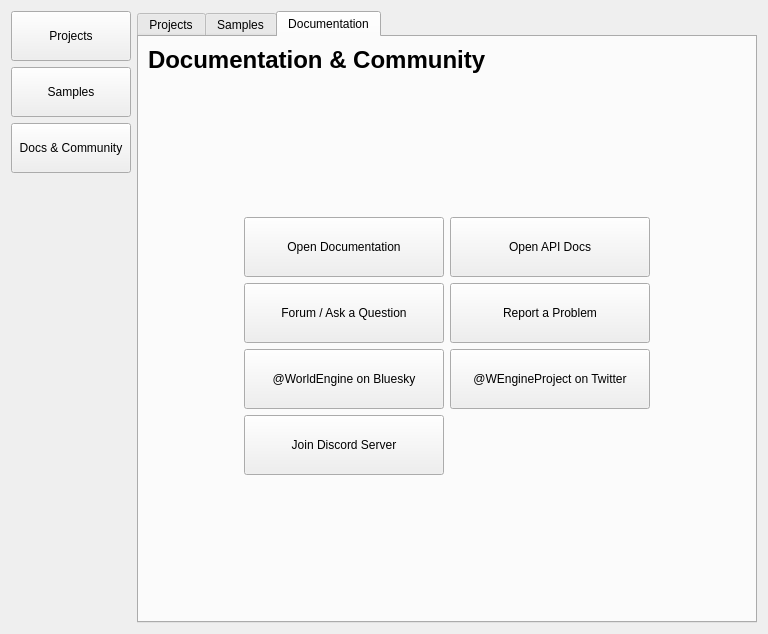
<?xml version="1.0" encoding="UTF-8"?>
<ui version="4.0">
 <class>WQtDashboardDlg</class>
 <widget class="QDialog" name="WQtDashboardDlg">
  <property name="geometry">
   <rect>
    <x>0</x>
    <y>0</y>
    <width>768</width>
    <height>634</height>
   </rect>
  </property>
  <property name="windowTitle">
   <string>Dashboard</string>
  </property>
  <property name="windowIcon">
   <iconset resource="../../../Tools/Libs/GuiFoundation/QtResources/resources.qrc">
    <normaloff>:/GuiFoundation/W-logo.svg</normaloff>:/GuiFoundation/W-logo.svg</iconset>
  </property>
  <layout class="QHBoxLayout" name="horizontalLayout_2">
   <item>
    <layout class="QVBoxLayout" name="verticalLayout_5">
     <item>
      <widget class="QPushButton" name="ProjectsTab">
       <property name="minimumSize">
        <size>
         <width>120</width>
         <height>50</height>
        </size>
       </property>
       <property name="text">
        <string>Projects</string>
       </property>
       <property name="checkable">
        <bool>true</bool>
       </property>
       <property name="autoDefault">
        <bool>false</bool>
       </property>
       <property name="flat">
        <bool>false</bool>
       </property>
      </widget>
     </item>
     <item>
      <widget class="QPushButton" name="SamplesTab">
       <property name="minimumSize">
        <size>
         <width>120</width>
         <height>50</height>
        </size>
       </property>
       <property name="text">
        <string>Samples</string>
       </property>
       <property name="checkable">
        <bool>true</bool>
       </property>
       <property name="autoDefault">
        <bool>false</bool>
       </property>
       <property name="flat">
        <bool>false</bool>
       </property>
      </widget>
     </item>
     <item>
      <widget class="QPushButton" name="DocumentationTab">
       <property name="minimumSize">
        <size>
         <width>120</width>
         <height>50</height>
        </size>
       </property>
       <property name="text">
        <string>Docs &amp;&amp; Community</string>
       </property>
       <property name="checkable">
        <bool>true</bool>
       </property>
       <property name="autoDefault">
        <bool>false</bool>
       </property>
       <property name="flat">
        <bool>false</bool>
       </property>
      </widget>
     </item>
     <item>
      <spacer name="verticalSpacer_3">
       <property name="orientation">
        <enum>Qt::Vertical</enum>
       </property>
       <property name="sizeHint" stdset="0">
        <size>
         <width>20</width>
         <height>40</height>
        </size>
       </property>
      </spacer>
     </item>
    </layout>
   </item>
   <item>
    <widget class="QTabWidget" name="TabArea">
     <property name="currentIndex">
      <number>2</number>
     </property>
     <property name="documentMode">
      <bool>false</bool>
     </property>
     <widget class="QWidget" name="tab">
      <attribute name="title">
       <string>Projects</string>
      </attribute>
      <layout class="QVBoxLayout" name="verticalLayout">
       <item>
        <layout class="QHBoxLayout" name="horizontalLayout">
         <item>
          <widget class="QLabel" name="label">
           <property name="text">
            <string>&lt;html&gt;&lt;head/&gt;&lt;body&gt;&lt;p&gt;&lt;span style=&quot; font-size:18pt; font-weight:600;&quot;&gt;Projects&lt;/span&gt;&lt;/p&gt;&lt;/body&gt;&lt;/html&gt;</string>
           </property>
          </widget>
         </item>
         <item>
          <spacer name="horizontalSpacer">
           <property name="orientation">
            <enum>Qt::Horizontal</enum>
           </property>
           <property name="sizeHint" stdset="0">
            <size>
             <width>40</width>
             <height>20</height>
            </size>
           </property>
          </spacer>
         </item>
         <item>
          <widget class="QPushButton" name="BrowseProject">
           <property name="text">
            <string>Browse...</string>
           </property>
           <property name="icon">
            <iconset resource="../../../Tools/Libs/GuiFoundation/QtResources/resources.qrc">
             <normaloff>:/GuiFoundation/Icons/OpenFolder.svg</normaloff>:/GuiFoundation/Icons/OpenFolder.svg</iconset>
           </property>
           <property name="autoDefault">
            <bool>false</bool>
           </property>
           <property name="flat">
            <bool>false</bool>
           </property>
          </widget>
         </item>
         <item>
          <widget class="QPushButton" name="NewProject">
           <property name="text">
            <string>New...</string>
           </property>
           <property name="icon">
            <iconset resource="../../../Tools/Libs/GuiFoundation/QtResources/resources.qrc">
             <normaloff>:/GuiFoundation/Icons/Add.svg</normaloff>:/GuiFoundation/Icons/Add.svg</iconset>
           </property>
           <property name="autoDefault">
            <bool>false</bool>
           </property>
           <property name="flat">
            <bool>false</bool>
           </property>
          </widget>
         </item>
        </layout>
       </item>
       <item>
        <widget class="QTableWidget" name="ProjectsList">
         <property name="editTriggers">
          <set>QAbstractItemView::NoEditTriggers</set>
         </property>
         <property name="alternatingRowColors">
          <bool>true</bool>
         </property>
         <property name="selectionMode">
          <enum>QAbstractItemView::SingleSelection</enum>
         </property>
         <property name="selectionBehavior">
          <enum>QAbstractItemView::SelectRows</enum>
         </property>
         <property name="textElideMode">
          <enum>Qt::ElideNone</enum>
         </property>
         <property name="columnCount">
          <number>2</number>
         </property>
         <attribute name="horizontalHeaderVisible">
          <bool>false</bool>
         </attribute>
         <attribute name="horizontalHeaderStretchLastSection">
          <bool>true</bool>
         </attribute>
         <attribute name="verticalHeaderVisible">
          <bool>false</bool>
         </attribute>
         <column/>
         <column/>
        </widget>
       </item>
       <item>
        <layout class="QHBoxLayout" name="horizontalLayout_6">
         <item>
          <layout class="QVBoxLayout" name="verticalLayout_3">
           <item>
            <spacer name="verticalSpacer_2">
             <property name="orientation">
              <enum>Qt::Vertical</enum>
             </property>
             <property name="sizeType">
              <enum>QSizePolicy::Maximum</enum>
             </property>
             <property name="sizeHint" stdset="0">
              <size>
               <width>20</width>
               <height>40</height>
              </size>
             </property>
            </spacer>
           </item>
           <item>
            <widget class="QCheckBox" name="LoadLastProject">
             <property name="text">
              <string>Always load last Project</string>
             </property>
            </widget>
           </item>
          </layout>
         </item>
         <item>
          <spacer name="horizontalSpacer_2">
           <property name="orientation">
            <enum>Qt::Horizontal</enum>
           </property>
           <property name="sizeHint" stdset="0">
            <size>
             <width>40</width>
             <height>20</height>
            </size>
           </property>
          </spacer>
         </item>
         <item>
          <widget class="QPushButton" name="OpenProject">
           <property name="sizePolicy">
            <sizepolicy hsizetype="Minimum" vsizetype="Fixed">
             <horstretch>0</horstretch>
             <verstretch>0</verstretch>
            </sizepolicy>
           </property>
           <property name="minimumSize">
            <size>
             <width>120</width>
             <height>50</height>
            </size>
           </property>
           <property name="text">
            <string>Open Project</string>
           </property>
           <property name="icon">
            <iconset resource="../../../Tools/Libs/GuiFoundation/QtResources/resources.qrc">
             <normaloff>:/GuiFoundation/Icons/Project.svg</normaloff>:/GuiFoundation/Icons/Project.svg</iconset>
           </property>
           <property name="default">
            <bool>true</bool>
           </property>
           <property name="flat">
            <bool>false</bool>
           </property>
          </widget>
         </item>
        </layout>
       </item>
      </layout>
     </widget>
     <widget class="QWidget" name="tab_2">
      <attribute name="title">
       <string>Samples</string>
      </attribute>
      <layout class="QVBoxLayout" name="verticalLayout_2">
       <item>
        <widget class="QLabel" name="label_2">
         <property name="text">
          <string>&lt;html&gt;&lt;head/&gt;&lt;body&gt;&lt;p&gt;&lt;span style=&quot; font-size:18pt; font-weight:600;&quot;&gt;Samples&lt;/span&gt;&lt;/p&gt;&lt;/body&gt;&lt;/html&gt;</string>
         </property>
        </widget>
       </item>
       <item>
        <widget class="QListWidget" name="SamplesList">
         <property name="movement">
          <enum>QListView::Static</enum>
         </property>
         <property name="viewMode">
          <enum>QListView::IconMode</enum>
         </property>
        </widget>
       </item>
       <item>
        <layout class="QHBoxLayout" name="horizontalLayout_3">
         <item>
          <spacer name="horizontalSpacer_3">
           <property name="orientation">
            <enum>Qt::Horizontal</enum>
           </property>
           <property name="sizeHint" stdset="0">
            <size>
             <width>40</width>
             <height>20</height>
            </size>
           </property>
          </spacer>
         </item>
         <item>
          <widget class="QPushButton" name="OpenSample">
           <property name="sizePolicy">
            <sizepolicy hsizetype="Minimum" vsizetype="Fixed">
             <horstretch>0</horstretch>
             <verstretch>0</verstretch>
            </sizepolicy>
           </property>
           <property name="minimumSize">
            <size>
             <width>120</width>
             <height>50</height>
            </size>
           </property>
           <property name="text">
            <string>Open Sample</string>
           </property>
           <property name="icon">
            <iconset resource="../../../Tools/Libs/GuiFoundation/QtResources/resources.qrc">
             <normaloff>:/GuiFoundation/Icons/Project.svg</normaloff>:/GuiFoundation/Icons/Project.svg</iconset>
           </property>
           <property name="default">
            <bool>true</bool>
           </property>
           <property name="flat">
            <bool>false</bool>
           </property>
          </widget>
         </item>
        </layout>
       </item>
      </layout>
     </widget>
     <widget class="QWidget" name="tab_3">
      <attribute name="title">
       <string>Documentation</string>
      </attribute>
      <layout class="QVBoxLayout" name="verticalLayout_4">
       <item>
        <widget class="QLabel" name="label_3">
         <property name="text">
          <string>&lt;html&gt;&lt;head/&gt;&lt;body&gt;&lt;p&gt;&lt;span style=&quot; font-size:18pt; font-weight:600;&quot;&gt;Documentation &amp; Community&lt;/span&gt;&lt;/p&gt;&lt;/body&gt;&lt;/html&gt;</string>
         </property>
        </widget>
       </item>
       <item>
        <spacer name="verticalSpacer_4">
         <property name="orientation">
          <enum>Qt::Vertical</enum>
         </property>
         <property name="sizeHint" stdset="0">
          <size>
           <width>20</width>
           <height>162</height>
          </size>
         </property>
        </spacer>
       </item>
       <item>
        <layout class="QHBoxLayout" name="horizontalLayout_4">
         <item>
          <spacer name="horizontalSpacer_4">
           <property name="orientation">
            <enum>Qt::Horizontal</enum>
           </property>
           <property name="sizeHint" stdset="0">
            <size>
             <width>40</width>
             <height>20</height>
            </size>
           </property>
          </spacer>
         </item>
         <item>
          <layout class="QGridLayout" name="gridLayout">
           <item row="1" column="1">
            <widget class="QPushButton" name="ReportProblem">
             <property name="minimumSize">
              <size>
               <width>200</width>
               <height>60</height>
              </size>
             </property>
             <property name="text">
              <string>Report a Problem</string>
             </property>
             <property name="icon">
              <iconset resource="../QtResources/resources.qrc">
               <normaloff>:/EditorFramework/Icons/GitHub.svg</normaloff>:/EditorFramework/Icons/GitHub.svg</iconset>
             </property>
            </widget>
           </item>
           <item row="1" column="0">
            <widget class="QPushButton" name="GitHubDiscussions">
             <property name="minimumSize">
              <size>
               <width>200</width>
               <height>60</height>
              </size>
             </property>
             <property name="text">
              <string>Forum / Ask a Question</string>
             </property>
             <property name="icon">
              <iconset resource="../QtResources/resources.qrc">
               <normaloff>:/EditorFramework/Icons/GitHub.svg</normaloff>:/EditorFramework/Icons/GitHub.svg</iconset>
             </property>
            </widget>
           </item>
           <item row="0" column="0">
            <widget class="QPushButton" name="OpenDocs">
             <property name="minimumSize">
              <size>
               <width>200</width>
               <height>60</height>
              </size>
             </property>
             <property name="text">
              <string>Open Documentation</string>
             </property>
             <property name="icon">
              <iconset resource="../../../Tools/Libs/GuiFoundation/QtResources/resources.qrc">
               <normaloff>:/GuiFoundation/Icons/Help.svg</normaloff>:/GuiFoundation/Icons/Help.svg</iconset>
             </property>
            </widget>
           </item>
           <item row="2" column="1">
            <widget class="QPushButton" name="OpenTwitter">
             <property name="minimumSize">
              <size>
               <width>200</width>
               <height>60</height>
              </size>
             </property>
             <property name="text">
              <string>@WEngineProject on Twitter</string>
             </property>
             <property name="icon">
              <iconset resource="../QtResources/resources.qrc">
               <normaloff>:/EditorFramework/Icons/Twitter.svg</normaloff>:/EditorFramework/Icons/Twitter.svg</iconset>
             </property>
            </widget>
           </item>
           <item row="0" column="1">
            <widget class="QPushButton" name="OpenApiDocs">
             <property name="minimumSize">
              <size>
               <width>200</width>
               <height>60</height>
              </size>
             </property>
             <property name="text">
              <string>Open API Docs</string>
             </property>
             <property name="icon">
              <iconset resource="../../../Tools/Libs/GuiFoundation/QtResources/resources.qrc">
               <normaloff>:/GuiFoundation/W-logo.svg</normaloff>:/GuiFoundation/W-logo.svg</iconset>
             </property>
            </widget>
           </item>
           <item row="2" column="0">
            <widget class="QPushButton" name="OpenBsky">
             <property name="minimumSize">
              <size>
               <width>200</width>
               <height>60</height>
              </size>
             </property>
             <property name="text">
              <string>@WorldEngine on Bluesky</string>
             </property>
             <property name="icon">
              <iconset resource="../QtResources/resources.qrc">
               <normaloff>:/EditorFramework/Icons/Bluesky.svg</normaloff>:/EditorFramework/Icons/Bluesky.svg</iconset>
             </property>
            </widget>
           </item>
           <item row="3" column="0">
            <widget class="QPushButton" name="OpenDiscord">
             <property name="minimumSize">
              <size>
               <width>200</width>
               <height>60</height>
              </size>
             </property>
             <property name="text">
              <string>Join Discord Server</string>
             </property>
             <property name="icon">
              <iconset resource="../QtResources/resources.qrc">
               <normaloff>:/EditorFramework/Icons/Discord.svg</normaloff>:/EditorFramework/Icons/Discord.svg</iconset>
             </property>
            </widget>
           </item>
          </layout>
         </item>
         <item>
          <spacer name="horizontalSpacer_5">
           <property name="orientation">
            <enum>Qt::Horizontal</enum>
           </property>
           <property name="sizeHint" stdset="0">
            <size>
             <width>40</width>
             <height>20</height>
            </size>
           </property>
          </spacer>
         </item>
        </layout>
       </item>
       <item>
        <spacer name="verticalSpacer">
         <property name="orientation">
          <enum>Qt::Vertical</enum>
         </property>
         <property name="sizeHint" stdset="0">
          <size>
           <width>20</width>
           <height>161</height>
          </size>
         </property>
        </spacer>
       </item>
      </layout>
     </widget>
    </widget>
   </item>
  </layout>
 </widget>
 <tabstops>
  <tabstop>ProjectsTab</tabstop>
  <tabstop>SamplesTab</tabstop>
  <tabstop>DocumentationTab</tabstop>
  <tabstop>ProjectsList</tabstop>
  <tabstop>OpenProject</tabstop>
  <tabstop>BrowseProject</tabstop>
  <tabstop>NewProject</tabstop>
  <tabstop>LoadLastProject</tabstop>
  <tabstop>TabArea</tabstop>
  <tabstop>SamplesList</tabstop>
 </tabstops>
 <resources>
  <include location="../../../Tools/Libs/GuiFoundation/QtResources/resources.qrc"/>
  <include location="../QtResources/resources.qrc"/>
 </resources>
 <connections/>
</ui>
